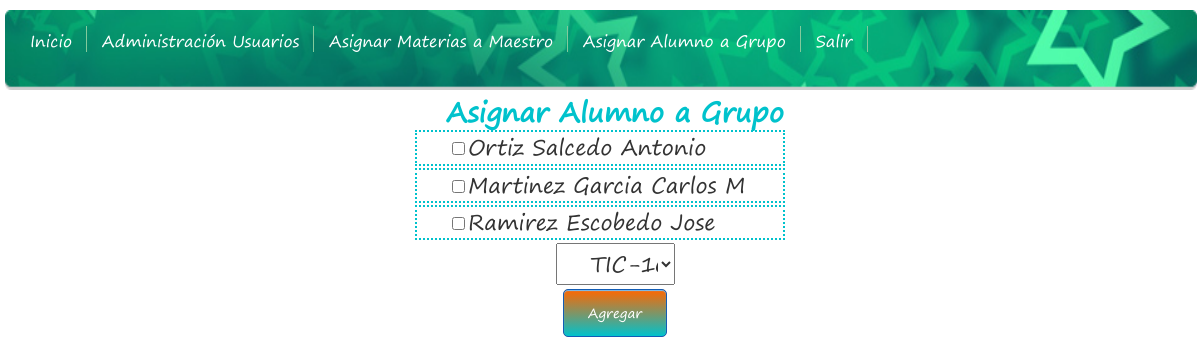
Screenshot of /TestGrupo.php with the database file from the repository.
### tables this page shows
CREATE TABLE `usuario` (
  `id` int(11) NOT NULL AUTO_INCREMENT,
  `Nombre` varchar(100) NOT NULL,
  `ApellidoPaterno` varchar(100) NOT NULL,
  `ApellidoMaterno` varchar(100) NOT NULL,
  `Telefono` varchar(100) NOT NULL,
  `Calle` varchar(100) NOT NULL,
  `NumeroExterior` varchar(100) NOT NULL,
  `NumeroInterior` varchar(100) NOT NULL,
  `Colonia` varchar(100) NOT NULL,
  `Municipio` varchar(100) NOT NULL,
  `Estado` varchar(100) NOT NULL,
  `CP` varchar(100) NOT NULL,
  `Correo` varchar(100) NOT NULL,
  `username` varchar(100) NOT NULL,
  `password` varchar(100) NOT NULL,
  `Nivel` varchar(100) NOT NULL,
  `Estatus` int(11) NOT NULL,
  PRIMARY KEY (`id`)
);

### Grupo.php (the view, shortened to what this page needs)
<?php
class Grupo {
    public function seleccionaAlumno(){
        echo"<div >";
        echo"<form action=TestGrupo.php method=Post name=alumno id=alumno target='_self'>";
        echo"<center><table class='a_eTXTcontenido'><tr><td><p class='a_eTXTsubtitle'>Asignar Alumno a Grupo</p></td></tr>";
        $sql01 = "SELECT u.id, u.Nombre, u.ApellidoPaterno, u.ApellidoMaterno
				FROM usuario AS u WHERE u.Nivel=3 AND u.Estatus=1 AND NOT EXISTS(SELECT ga.id FROM alumno_grupo AS ga, usuario AS u
				WHERE ga.id=u.id)";
        $result01 = mysql_query($sql01)or die("Error $sql01");
        while($field = mysql_fetch_array($result01)){
            $id_alumno = $field['id'];
            $opcion= ($field['ApellidoPaterno']." ".$field['ApellidoMaterno']." ".$field['Nombre']);
            echo"<tr><td class='punteado'><input type=checkbox name=alumno[] value=$id_alumno>$opcion</td></tr>";
        }
        echo"<td><center><select name=grupo  class='a_eTXTcontenido'>";
        $sql03 = "SELECT * FROM grupo WHERE Estatus = 1 ORDER BY Nombre ASC";
        $result03 = mysql_query($sql03)or die("Error $sql03");
        while($field = mysql_fetch_array($result03)){
            $id_grupo = $field['id_grupo'];
            $opcion= $field['Nombre'];
            echo "<option value=$id_grupo>$opcion</option>";
        }
        echo "</select></center></td></tr>";
        echo "<tr><td align=center><input type=submit id=submit value=Agregar class='boton'></td></tr>";
        echo "</table></center>";
        echo "</form>";
        echo "</div>";
    }
}
?>

### estilosDiseno.css (style rules this page uses)
body { background-image: url("imgs/fondo1.png"); background-repeat: repeat; margin-left: 0px; margin-bottom: 0px; margin-top: 0px; background-attachment:absolute; height:100%; }
@media screen and (min-height: 600px) { .a_eTXTsubtitle { font-family:Segoe Print; font-size:20pt; color:#00C2CC; font-weight:bold; text-align:left; } }
@media screen and (min-height: 600px) { .a_eTXTcontenido { font-family:Segoe Print; font-size:16pt; color:#333333; text-indent:30px; line-height:22pt; text-align:justify; } }
@media screen and (min-height: 600px) { .punteado { border-style: dotted; border-width: 2px; border-color: #00C2CC; } }
@media screen and (min-height: 600px) { .boton { font-family:Segoe Print; background:#FF6700; background-image: -webkit-linear-gradient(top,#FF6700,#00C2CC); background-image: -moz-linear-gradient(top,#FF6700,#00C2CC); background-image: -o-linear-gradient(top,#FF6700,#00C2CC); background-image: linear-gradient(to bottom,#FF6700,#00C2CC); border: 1px solid #125CB5; -moz-border-radius: 5px; -webkit-border-radius: 5px; -o-border-radius: 5px; border-radius: 5px; -moz-box-shadow: 0 1px 1px #71C0FD inset; -webkit-box-shadow: 0 1px 1px #71C0FD inset; -o-box-shadow: 0 1px 1px #71C0FD inset; box-shadow: 0 1px 1px #71C0FD inset; padding: .8em 1.8em; color: white; font-weight:normal; text-decoration:none; } }

### rows the page displays
usuario: opcion "Ortiz Salcedo Antonio"
usuario: opcion "Martinez Garcia Carlos M"
usuario: opcion "Ramirez Escobedo Jose"

### other values shown
form field grupo "TIC-101"
